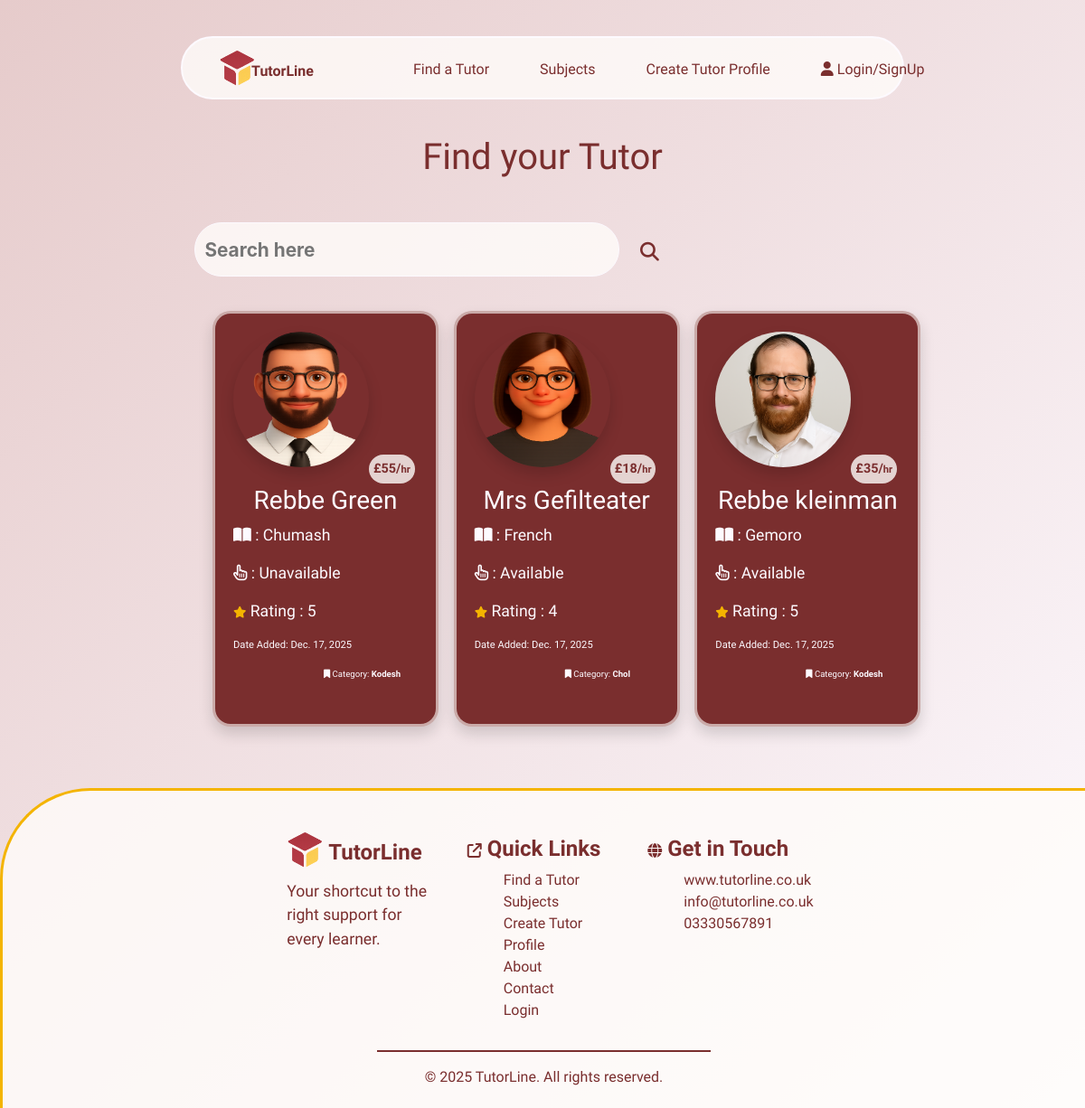
Page /tutors/ on the earlier database version.
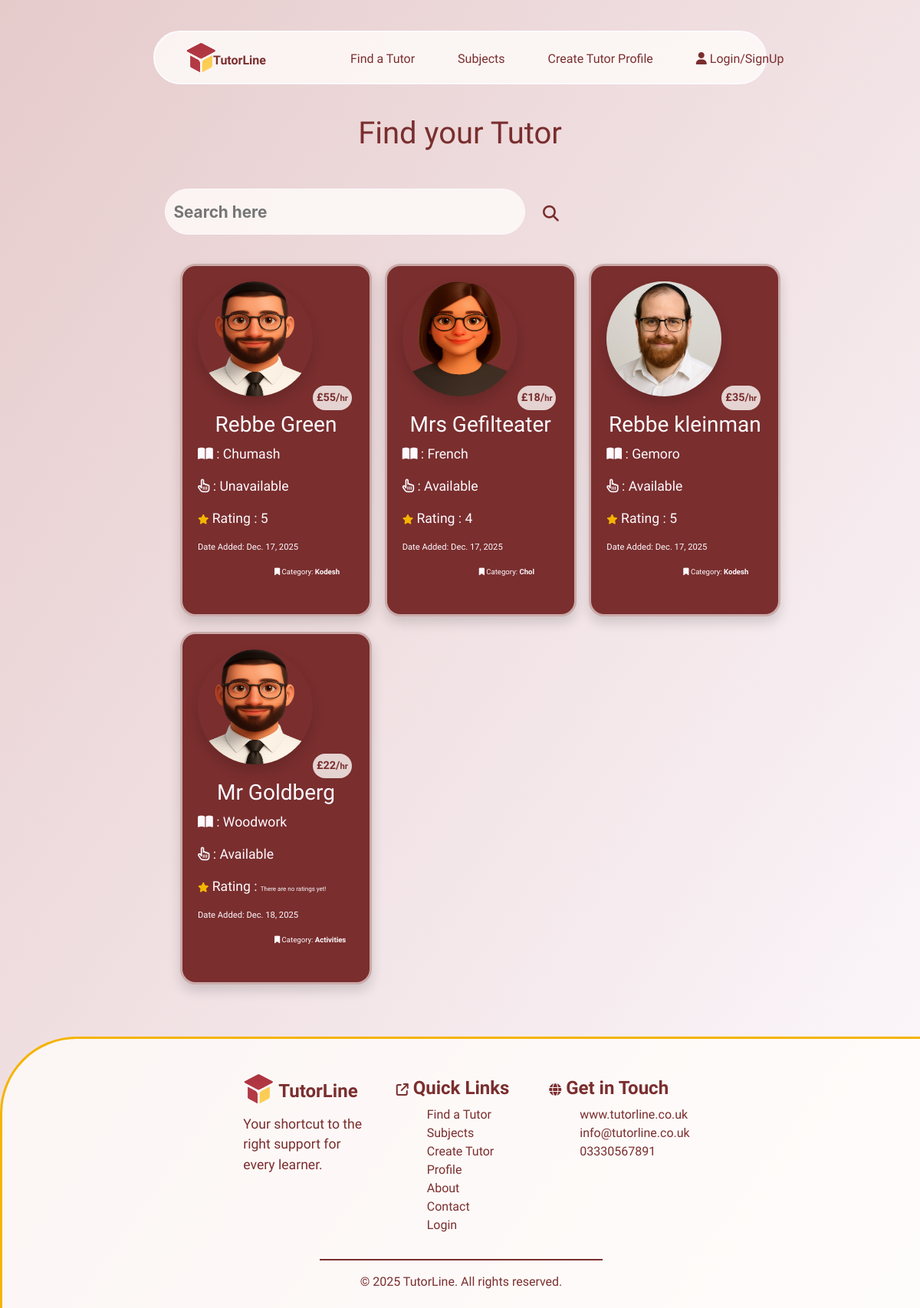
Same page on the later database version.
### tutors/models.py (models this page shows, shortened)
class Tutors(models.Model):
    name = models.CharField(max_length=254)
    location = models.ForeignKey('Location', null=True, blank=True,
                                 on_delete=models.SET_NULL)
    category = models.ForeignKey('Category', null=True, blank=True,
                                 on_delete=models.SET_NULL)
    date_added = models.DateField(auto_now=True)
    subject = models.CharField(max_length=254)
    price = models.IntegerField()
    active = models.BooleanField(default=True)
    description = models.TextField()
    email = models.EmailField()
    phone = models.CharField(max_length=14)
    rating = models.IntegerField(default=0)
    reviews = models.TextField(blank=True, null=True)
    image = models.ImageField(blank=True, null=True)
    is_male = models.BooleanField()

class Category(models.Model):
    class Meta:
        verbose_name_plural = "Categories"
    name = models.CharField(max_length=254)
    def __str__(self):
        return self.name

### tutors/views.py (the view)
# urls.py: path('tutors/', include('tutors.urls'))
def tutors(request):
    tutors = Tutors.objects.all()
    context = {'tutors': tutors}
    return render(request, 'tutors/tutors.html', context)

### tutors/templates/tutors/tutors.html (shortened to what this page needs)
{% extends "base.html" %}
{% load static %}
{% block extracss%}
<link rel="stylesheet" href="{% static 'css/tutors.css' %}">
{% endblock %}
{% block content %}
    <h1>Find your Tutor</h1>
    <div class="container-fluid mt-5">
        <div class="row">
            <div class="col-2"></div>
            <div class="col-5">
                <div class="search-bar">
                    <input type="text" class="search-input" placeholder="Search here">
                    <button class="btn"><i class="fas fa-search"></i></button>
                </div>
            </div>
            <div class="col-5"></div>
        </div>
    </div>
    <section class="mt-5">
        <div class="container-fluid">
            <div class="row">
                <div class="col-2"></div>
                <div class="col-8">
                    <div class="row">
                        {% for tutor in tutors %}
                        <div class="col-4">
                            <a href="">
                                <div class="tutor-card shadow">
                                    {% if tutor.is_male == True %}
                                    {% if tutor.image %}
                                    <img src="{{ tutor.image.url }}" class="image shadow" alt="{{ tutor.name }}">
                                    {% else %}
                                    <img src="/media/placeholder_male2.png" class="image shadow" alt="{{ tutor.name }}">
                                    {% endif %}
                                    {% else %}
                                    <img src="/media/placeholder_female.png" class="image shadow" alt="{{ tutor.name }}">
                                    {% endif %}
                                    <p class="price-stamp">£{{ tutor.price }}/<span class="per-hr">hr</span></p>
                                    <div class="details">
                                        <h3>{{ tutor.name }}</h3>
                                        <p><i class="fa-solid fa-book-open"></i> : {{ tutor.subject }}</p>
                                        <p>
                                            <i class="fa-regular fa-hand-pointer"></i>
                                             : {% if tutor.active == True %}Available{% else %}Unavailable{% endif %}
                                        </p>
                                        <p>
                                            <i class="fa-solid fa-star stars"></i> Rating : {% if tutor.rating == 0 %} <span class="no-rating">There are no ratings yet!</span>{% else %}{{ tutor.rating }}{% endif %}
                                        </p>
                                        <p class="date-tag">Date Added: {{ tutor.date_added }}</p>
                                        <p class="category-tag"><i class="fa-solid fa-bookmark"></i> Category: <strong>{{ tutor.category }}</strong></p>
                                    </div>
                                </div>
                            </a>
                        </div>
                        {% endfor %}
                    </div>
                </div>
                <div class="col-2"></div>
            </div>
        </div>
    </section>
{% endblock %}

### templates/base.html (shortened to what this page needs)
{% load static %}
<!doctype html>
<html lang="en">
  <head>
    {% block corecss %}
        <link rel="stylesheet" href="{% static 'css/base.css' %}">
        <link rel="stylesheet" href="{% static 'css/buttons.css' %}">
        <link rel="stylesheet" href="https://cdnjs.cloudflare.com/ajax/libs/font-awesome/6.6.0/css/all.min.css">
        <link rel="stylesheet" href="https://cdnjs.cloudflare.com/ajax/libs/font-awesome/6.6.0/css/all.min.css">
        <link rel="stylesheet" href="https://cdn.jsdelivr.net/npm/bootstrap@4.6.2/dist/css/bootstrap.min.css">
    {% endblock %}
    {% block extracss%}
    {% endblock %}
  </head>
  <body>
    <header>
      <div class="container-fluid">
        <div class="row above-nav"></div>
        <div class="row">
          <div class="col-1 col-lg-2"></div>
          <div class="col-10 col-lg-8 nav" id="nav">
            <ul>
              <li><a href="{% url 'home' %}">
                <img src="/media/logo.png" alt="logo" class="logo"><span class="logo-txt">TutorLine</span>
              </a></li>
              <span class="nav-options">
                <li class="nav-select"><a href="{% url 'tutors' %}">Find a Tutor</a></li>
                <li class="nav-select"><a href="#subjects">Subjects</a></li>
                <li class="nav-select"><a href="">Create Tutor Profile</a></li>
                <li class="sign-in nav-select">
                  {% if request.user.is_authenticated %}
                  <p><strong>Hi!</strong> {{ user.username }}</p>
                  <div id="sign-in-dropdown">
                    {% if user.is_authenticated and user.is_superuser %}
                      <p class="nav-select"><a href="/admin/">Admin</a></p>
                    {% endif %}
                   <button class="nav-select btn logout-btn" onclick="revealLogout()">Logout</button>
                  </div>
                  {% else %}
                  <i class="fa-solid fa-user"></i>
                   <a href="{% url 'account_login' %}">Login/SignUp</a>
                  {% endif %}
                </li>
              </span>
            </ul>
          </div>
          <div class="col-1 col-lg-2"></div>
        </div>
      </div>
    </header>
    {% block content %}
    {% endblock %}
    <footer>
      <div class="container-fluid footer-area mt-5">
        <div class="row">
          <div class="col-3"></div>
          <div class="col-2 me-3">
            <a href="">
              <h4><img src="/media/logo.png" alt="logo" class="logo">
                <strong>TutorLine</strong>
              </h4>
            </a>
            <p>Your shortcut to the right support for every learner.</p>
          </div>
          <div class="col-2">
            <h4>
              <span class="h6"><i class="fa-solid fa-arrow-up-right-from-square"></i></span>
              <strong>Quick Links</strong>
            </h4>
            <ul>
              <li><a href="{% url 'tutors' %}">Find a Tutor</a></li>
              <li><a href="#subjects">Subjects</a></li>
              <li><a href="">Create Tutor Profile</a></li>
              <li><a href="">About</a></li>
              <li><a href="">Contact</a></li>
              {% if request.user.is_authenticated %}
              <li><a href="#nav" role="button" onclick="revealLogout()">Logout</a></li>
              {% else %}
              <li><a href="{% url 'account_login' %}">Login</a></li>
              {% endif %}
            </ul>
          </div>
          <div class="col-2">
            <h4>
              <span class="h6"><i class="fa-solid fa-globe"></i></span>
              <strong>Get in Touch</strong>
            </h4>
            <ul>
              <li>www.tutorline.co.uk</li>
              <li>info@tutorline.co.uk</li>
              <li>03330567891</li>
            </ul>
          </div>
          <div class="col-3"></div>
        </div>
        <div class="row ftr-row">
          <div class="col-4"></div>
          <div class="col-4 text-center">
            <hr>
            &copy; 2025 TutorLine. All rights reserved.
          </div>
          <div class="col-4"></div>
        </div>
      </div>
    </footer>
  </body>
</html>

### static/css/base.css (style rules this page uses)
:root { --light-clr:#fdfaff; --opaque:rgba(122, 46, 46, 0.8); --comp-opaque:rgba(122, 46, 46, 0); --drk-clr:#7a2e2e; --ylw-clr:#F4B400; --ylw-opaque:rgba(244, 180, 0, 0.6); --light-opaque:rgba(255, 253, 250, 0.8); --light-opaque-1:rgba(255, 253, 250, 0.6); --light-opaque-2:rgba(255, 253, 250, 0.4); --main-font:"Schibsted Grotesk", sans-serif; }
a { text-decoration: none !important; color: inherit !important; outline: none !important; text-underline-offset: 10px; }
hr { border:solid 0.5px var(--drk-clr) !important; }
html body { background-image: linear-gradient(to bottom right, #e6cbcb, var(--light-clr)); }
.above-nav { margin-top:10px; height:30px; position:relative; z-index: 4; }
.nav { height:70px; color:var(--drk-clr); background-color:var(--light-opaque); padding-top:18px; border-radius: 9999px; border:solid 2px var(--light-clr); position: relative; z-index: 4; font-family:var(--main-font); }
.logo { width:40px; height:40px; position:relative; bottom:5px; z-index: 4; }
.logo-txt { font-weight: 800; position:relative; top:0; right:4px; }
ul, .nav-options { list-style: none; display:flex; gap:3.5rem; }
.nav-options { position: relative; left:50px; top:5px; color:var(--drk-clr) }
.footer-area { position: relative; z-index: 5; color:var(--drk-clr); background-color: var(--light-opaque); padding:50px; border-top:var(--ylw-clr) solid 3px; border-left:var(--ylw-clr) solid 3px; border-top-left-radius: 100px; height:auto; font-family: var(--main-font); }
footer ul { flex-direction: column; flex-wrap: wrap; gap:0; }
footer li { margin: 0 !important; }
.ftr-row { height:30px; }

### static/css/tutors.css (style rules this page uses)
h1 { text-align: center; font-family: var(--main-font); color:var(--drk-clr); margin-top: 40px; }
.search-bar { height:50px; width:100%; color:var(--drk-clr); font-weight: bold; font-size: 1.3rem; }
.search-bar .btn { color:var(--drk-clr); font-weight: bold; font-size: 1.3rem; position: relative; left:480px; bottom:60px; }
.search-input { border:solid 1px var(--light-clr); color:var(--drk-clr); font-weight: bold; border-radius: 40px; height: 60px; width:100%; display: block; margin-bottom: 0.5em; outline: none; box-shadow: none; padding: 0.5em; background-color: var(--light-opaque); }
.tutor-card { width:250px; height:460px; position: relative; z-index: 20; left:20px; background-color: var(--drk-clr); font-family: var(--main-font); padding:20px; border:solid 3px var(--light-opaque-1); border-radius: 20px; color:var(--light-clr); cursor: pointer; margin-bottom:20px; }
.image { display: flex; justify-content:center; width:150px; height:150px; border-radius: 50%; position: relative; }
.price-stamp { position:absolute; bottom:250px; left:170px; z-index: 10; padding:5px; font-size: 0.9rem; border-radius: 20px; font-weight: 700; background-color: var(--light-opaque); color:var(--drk-clr); }
.per-hr { font-size: 0.7rem; }
.details { position: relative; top:20px; }
h3 { text-align: center; }
p { font-size: 1.1rem; }
.date-tag { font-size: 0.7rem; }
.no-rating { font-size: 0.5rem; }
.stars { font-size: 0.8rem; color:var(--ylw-clr); }
.category-tag { font-size: 0.6rem; position: relative; left:100px; }

Differences in the rows shown:
added Tutors: is_male True (drawn), price "22", name "Mr Goldberg", subject "Woodwork", active "Available", rating "There are no ratings yet!", date_added "Dec. 18, 2025", category "Activities"
